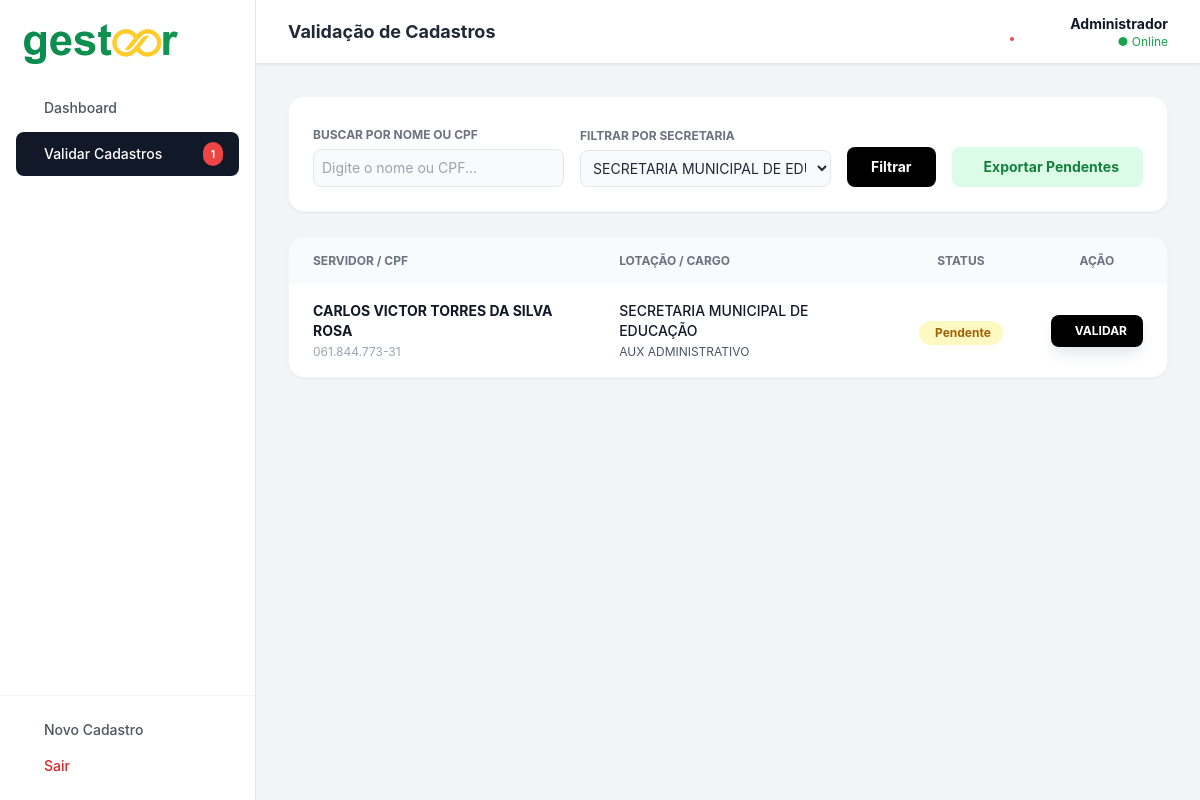
The app's page /validar_cadastros?secretaria_id=2 (signed in) with its own data.
### app.py (models this page shows)
class Funcionario(db.Model):
    id = db.Column(db.Integer, primary_key=True)
    token_validacao = db.Column(db.String(36), unique=True, nullable=False, default=lambda: str(uuid.uuid4()))
    validado = db.Column(db.Boolean, default=False)
    secretaria_id = db.Column(db.Integer, db.ForeignKey('secretaria.id'), nullable=False)
    criado_por = db.Column(db.Integer, db.ForeignKey('user.id'))
    data_criacao = db.Column(db.DateTime, default=datetime.utcnow)
    foi_indicacao = db.Column(db.Boolean, default=False)
    padrinho_id = db.Column(db.Integer, db.ForeignKey('padrinho.id'), nullable=True)
    padrinho = db.relationship('Padrinho', backref='indicados')
    crianca_assistida = db.Column(db.String(150), nullable=True)
    nome = db.Column(db.String(150), nullable=False)
    num_vinculo = db.Column(db.String(50))
    cpf = db.Column(db.String(14))
    rg = db.Column(db.String(20))
    data_expedicao_rg = db.Column(db.Date)
    data_nasc = db.Column(db.Date)
    pis = db.Column(db.String(20))
    titulo_eleitor = db.Column(db.String(20))
    zona_eleitoral = db.Column(db.String(10))
    secao_eleitoral = db.Column(db.String(10))
    mae = db.Column(db.String(150))
    nacionalidade = db.Column(db.String(50))
    estado_civil = db.Column(db.String(50))
    telefone = db.Column(db.String(20))
    email = db.Column(db.String(100))
    endereco = db.Column(db.String(200))
    funcao_id = db.Column(db.Integer, db.ForeignKey('funcao.id'))
    funcao = db.relationship('Funcao', backref='funcionarios')
    local_trabalho_id = db.Column(db.Integer, db.ForeignKey('local_trabalho.id'))
    local_trabalho = db.relationship('LocalTrabalho', backref='funcionarios')
    lotacao = db.Column(db.String(100))
    tipo_vinculo = db.Column(db.String(50))
    classe = db.Column(db.String(50))
    contracheque = db.Column(db.String(50))
    remuneracao = db.Column(db.String(20))
    jornada_trabalho = db.Column(db.String(50))
    dt_inicio = db.Column(db.Date)
    dt_termino = db.Column(db.Date)
    banco = db.Column(db.String(50))
    agencia = db.Column(db.String(20))
    conta = db.Column(db.String(20))
    tipo_conta = db.Column(db.String(20))

class Secretaria(db.Model):
    id = db.Column(db.Integer, primary_key=True)
    nome = db.Column(db.String(100), unique=True, nullable=False)
    usuarios = db.relationship('User', backref='secretaria', lazy=True)
    funcionarios = db.relationship('Funcionario', backref='secretaria', lazy=True)

class Funcao(db.Model):
    id = db.Column(db.Integer, primary_key=True)
    nome = db.Column(db.String(100), unique=True, nullable=False)

### app.py (the view)
@app.route('/validar_cadastros')
@login_required
def validar_cadastros():
    if current_user.role != 'admin' and not getattr(current_user, 'is_admin', False):
        flash('Acesso não autorizado.', 'error')
        return redirect(url_for('sistema'))
    secretaria_id = request.args.get('secretaria_id')
    busca = request.args.get('busca')
    page = request.args.get('page', 1, type=int)
    query = Funcionario.query
    if secretaria_id:
        query = query.filter_by(secretaria_id=secretaria_id)
    if busca:
        term = f"%{busca.upper()}%"
        query = query.filter((Funcionario.nome.like(term)) | (Funcionario.cpf.like(term)))
    pagination = query.order_by(Funcionario.validado.asc(), Funcionario.nome.asc()).paginate(page=page, per_page=20, error_out=False)
    funcionarios = pagination.items
    secretarias = Secretaria.query.order_by(Secretaria.nome).all()
    return render_template('validar_cadastros.html', funcionarios=funcionarios, secretarias=secretarias, pagination=pagination)

### app.py (called while the page is built)
@login_manager.user_loader
def load_user(user_id):
    return User.query.get(int(user_id))

@app.context_processor
def inject_global_data():
    data = {'pending_count': 0, 'notifications': []}
    if current_user.is_authenticated:
        if current_user.role == 'admin' or getattr(current_user, 'is_admin', False):
            try:
                data['pending_count'] = Funcionario.query.filter_by(validado=False).count()
            except:
                pass
        try:
            data['notifications'] = LogAuditoria.query.order_by(LogAuditoria.data_hora.desc()).limit(5).all()
        except:
            pass
    return data

### templates/validar_cadastros.html (shortened to what this page needs)
<!DOCTYPE html>
<html lang="pt-BR">
<head>
    <script src="https://cdn.tailwindcss.com"></script>
</head>
<body class="flex h-screen overflow-hidden text-gray-800 dark:bg-gray-900 dark:text-gray-100 transition-colors duration-200">
    <aside class="w-64 bg-white border-r border-gray-200 flex flex-col justify-between hidden md:flex z-10 dark:bg-gray-800 dark:border-gray-700 transition-colors">
        <div>
            <div class="p-6 flex items-center gap-3">
                <img src="{{ url_for('static', filename='logo.png') }}" alt="Logo" class="h-10 w-auto object-contain dark:invert">
            </div>
            <nav class="px-4 space-y-1">
                <a href="{{ url_for('admin_dashboard') }}" class="nav-item w-full flex items-center gap-3 px-4 py-2.5 text-sm font-medium text-gray-600 rounded-lg hover:bg-gray-100 transition-colors dark:text-gray-300 dark:hover:bg-gray-700"> Dashboard</a>
                <a href="#" class="nav-item active w-full flex items-center justify-between px-4 py-2.5 text-sm font-medium bg-gray-900 text-white rounded-lg transition-colors dark:bg-gray-700">
                    <div class="flex items-center gap-3"> Validar Cadastros</div>
                    {% if pending_count > 0 %}<span class="bg-red-500 text-white text-[10px] font-bold px-2 py-0.5 rounded-full">{{ pending_count }}</span>{% endif %}
                </a>
            </nav>
        </div>
        <div class="p-4 border-t border-gray-100 dark:border-gray-700">
            <a href="{{ url_for('sistema') }}" class="flex items-center gap-3 px-4 py-2 text-sm font-medium text-gray-600 hover:text-black dark:text-gray-400 dark:hover:text-white"> Novo Cadastro</a>
            <button onclick="window.location.href='{{ url_for('logout') }}'" class="w-full flex items-center gap-3 px-4 py-2 text-sm font-medium text-red-600 hover:text-red-800 dark:text-red-400 dark:hover:text-red-300 text-left"> Sair</button>
        </div>
    </aside>
    <div class="flex-1 flex flex-col h-screen overflow-hidden">
        <header class="h-16 bg-white border-b border-gray-200 flex items-center justify-between px-8 shadow-sm z-20 dark:bg-gray-800 dark:border-gray-700 transition-colors">
            <h2 class="text-lg font-bold text-gray-800 dark:text-white">Validação de Cadastros</h2>
            <div class="flex items-center gap-4">
                <div class="relative">
                    <button id="notificationBtn" onclick="document.getElementById('notificationDropdown').classList.toggle('hidden')" class="p-2 rounded-lg text-gray-500 hover:bg-gray-100 dark:text-gray-400 dark:hover:bg-gray-700 transition-colors relative">
                        {% if notifications %}
                        <span class="absolute top-1.5 right-1.5 w-2 h-2 bg-red-500 rounded-full border-2 border-white dark:border-gray-800"></span>
                        {% endif %}
                    </button>
                </div>
                <button onclick="toggleDarkMode()" class="p-2 rounded-lg text-gray-500 hover:bg-gray-100 dark:text-gray-400 dark:hover:bg-gray-700 transition-colors" title="Alternar Tema">
                </button>
                <div class="text-right"><p class="text-sm font-bold text-gray-900 dark:text-white">Administrador</p><p class="text-xs text-green-600 dark:text-green-400">● Online</p></div>
            </div>
        </header>
        <main class="flex-1 overflow-y-auto p-8 relative">
            <div class="bg-white p-6 rounded-2xl shadow-sm border border-gray-100 mb-6 dark:bg-gray-800 dark:border-gray-700">
                <form method="GET" class="flex flex-col md:flex-row gap-4 items-end">
                    <div class="flex-1 w-full">
                        <label class="text-xs font-bold text-gray-500 uppercase">Buscar por Nome ou CPF</label>
                        <input type="text" name="busca" value="{{ request.args.get('busca', '') }}" placeholder="Digite o nome ou CPF..." class="w-full mt-1 border border-gray-200 rounded-lg p-2 text-sm bg-gray-50 outline-none focus:ring-2 focus:ring-black dark:bg-gray-700 dark:border-gray-600 dark:text-white">
                    </div>
                    <div class="flex-1 w-full">
                        <label class="text-xs font-bold text-gray-500 uppercase">Filtrar por Secretaria</label>
                        <select name="secretaria_id" class="w-full mt-1 border border-gray-200 rounded-lg p-2 text-sm bg-gray-50 outline-none focus:ring-2 focus:ring-black dark:bg-gray-700 dark:border-gray-600 dark:text-white">
                            {% for sec in secretarias %}
                            <option value="{{ sec.id }}" {{ 'selected' if request.args.get('secretaria_id') == sec.id|string }}>{{ sec.nome }}</option>
                            {% endfor %}
                        </select>
                    </div>
                    <button class="bg-black text-white px-6 py-2 rounded-lg text-sm font-bold hover:bg-gray-800 transition dark:bg-blue-600 dark:hover:bg-blue-700 h-10"> Filtrar</button>
                    <a href="{{ url_for('exportar_pendentes', secretaria_id=request.args.get('secretaria_id'), busca=request.args.get('busca')) }}" class="bg-green-100 text-green-700 px-6 py-2 rounded-lg text-sm font-bold hover:bg-green-200 transition dark:bg-green-900/30 dark:text-green-400 dark:hover:bg-green-900/50 h-10 flex items-center gap-2 whitespace-nowrap">
                         Exportar Pendentes
                    </a>
                </form>
            </div>
            <div class="bg-white rounded-2xl shadow-sm border border-gray-100 overflow-hidden dark:bg-gray-800 dark:border-gray-700">
                <table class="w-full text-sm text-left text-gray-600">
                    <thead class="bg-gray-50 text-xs uppercase font-semibold text-gray-500 dark:bg-gray-700 dark:text-gray-400">
                        <tr>
                            <th class="px-6 py-4">Servidor / CPF</th>
                            <th class="px-6 py-4">Lotação / Cargo</th>
                            <th class="px-6 py-4 text-center">Status</th>
                            <th class="px-6 py-4 text-center">Ação</th>
                        </tr>
                    </thead>
                    <tbody class="divide-y divide-gray-100 dark:divide-gray-700">
                        {% for f in funcionarios %}
                        <tr class="hover:bg-gray-50 dark:hover:bg-gray-700 transition-colors">
                            <td class="px-6 py-4">
                                <span class="block font-bold text-gray-900 dark:text-white">{{ f.nome }}</span>
                                <span class="text-xs text-gray-400">{{ f.cpf }}</span>
                            </td>
                            <td class="px-6 py-4">
                                <span class="block text-gray-900 font-medium dark:text-gray-200">{{ f.secretaria.nome }}</span>
                                <span class="text-xs dark:text-gray-400">{{ f.funcao.nome if f.funcao else 'Não Definido' }}</span>
                            </td>
                            <td class="px-6 py-4 text-center">
                                {% if f.validado %}
                                <span class="bg-green-100 text-green-700 px-3 py-1 rounded-full text-xs font-bold inline-flex items-center gap-1"><i class="ph ph-check-circle-fill"></i> Apto</span>
                                {% else %}
                                <span class="bg-yellow-100 text-yellow-700 px-3 py-1 rounded-full text-xs font-bold inline-flex items-center gap-1"> Pendente</span>
                                {% endif %}
                            </td>
                            <td class="px-6 py-4 text-center">
                                {% if not f.validado %}
                                <a href="{{ url_for('aprovar_cadastro', id=f.id) }}" class="bg-black text-white px-4 py-2 rounded-lg text-xs font-bold hover:bg-gray-800 transition dark:bg-blue-600 dark:hover:bg-blue-700 shadow-lg shadow-gray-200 dark:shadow-none inline-flex items-center gap-2">
                                     VALIDAR
                                </a>
                                {% endif %}
                            </td>
                        </tr>
                        {% else %}
                        <tr><td colspan="4" class="px-6 py-8 text-center text-gray-500 dark:text-gray-400">Nenhum cadastro encontrado.</td></tr>
                        {% endfor %}
                    </tbody>
                </table>
            </div>
        </main>
    </div>
</body>
</html>

### templates/validar_cadastros.html (style rules this page uses)
body { font-family: 'Inter', sans-serif; background-color: #F3F4F6; }

### records on screen
Funcionario: nome "CARLOS VICTOR TORRES DA SILVA ROSA", cpf "061.844.773-31", secretaria.nome "SECRETARIA MUNICIPAL DE EDUCAÇÃO", funcao "AUX ADMINISTRATIVO", validado "Pendente"

### other values on screen
{{ pending_count }} "1"
form field secretaria_id "SECRETARIA MUNICIPAL DE EDUCAÇÃO"
